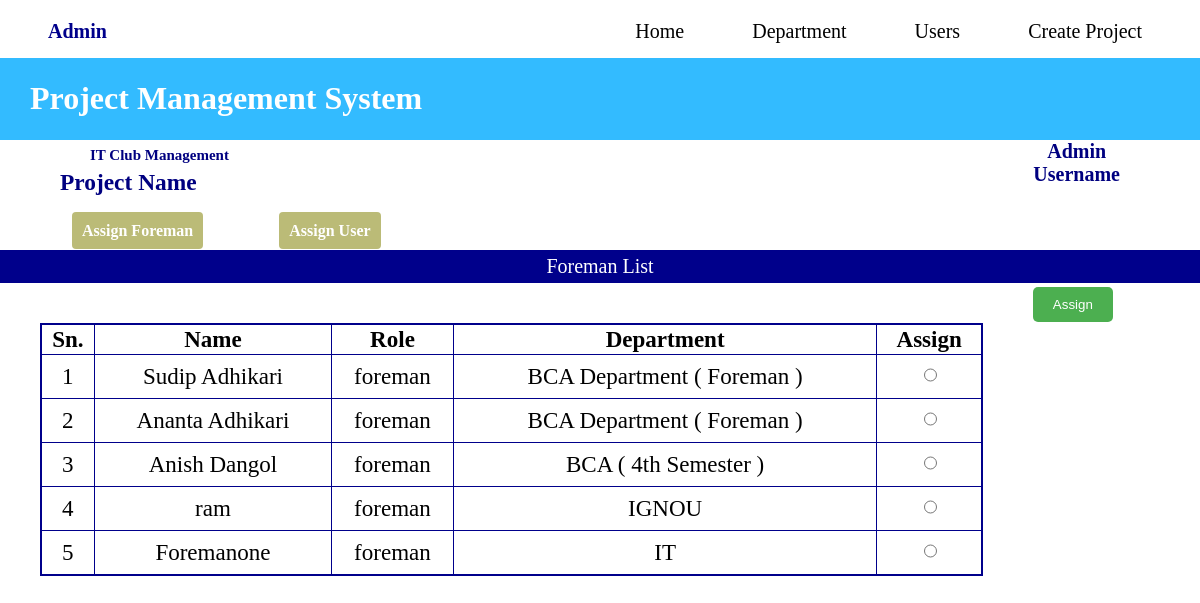
The app's page /Assignment/foremanAssignProject.php?p_id=9 (signed in), older data.
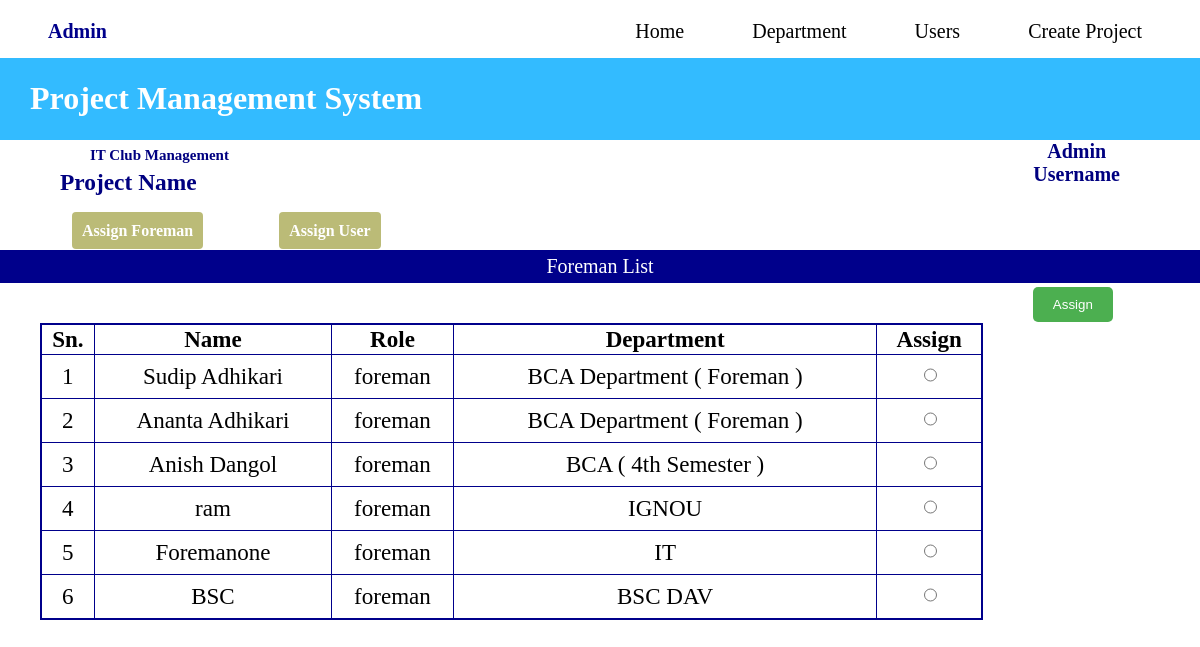
The same page, newer data.
### tables this page shows
CREATE TABLE `users` (
  `id` int(11) NOT NULL,
  `fullname` varchar(255) NOT NULL,
  `email` varchar(50) DEFAULT NULL,
  `phone` int(11) DEFAULT NULL,
  `address` varchar(255) NOT NULL,
  `username` varchar(255) DEFAULT NULL,
  `password` varchar(255) DEFAULT NULL,
  `department_id` int(11) DEFAULT NULL,
  `role` varchar(20) NOT NULL,
  `created_date` timestamp NOT NULL DEFAULT current_timestamp() ON UPDATE current_timestamp()
);

CREATE TABLE `department` (
  `dpt_id` int(11) NOT NULL,
  `department_name` varchar(255) NOT NULL,
  `created_date` timestamp NOT NULL DEFAULT current_timestamp() ON UPDATE current_timestamp()
);

### Assignment/foremanAssignProject.php (the view, shortened to what this page needs)
<?php
include '../dbconnect/dbconnect.php';
$userType= $_SESSION["user_type"];
$project_id = $_GET['p_id'];
?>
<!DOCTYPE html>
<html lang="en">
<head>
    <link rel="stylesheet" href="../css/headpname.css">
    <link rel="stylesheet" href="../css/assignment.css">
</head>
<body>
    <?php
    if($userType=="admin")
{?>
    <?php
        if($userType== "admin")
        {
                include "../interface_nav.php";
                include "./header/header.php";
        }?>
        <br>
    <?php
    if(!($userType=="user" || $userType=="foreman")){?>
    <div class="layout">
           <a href="./foremanAssignProject.php?p_id=<?php echo $project_id; ?>" id="assign_user">Assign Foreman</a>
           <a href="./userAssignProject.php?p_id=<?php echo $project_id; ?>" id="assign_user">Assign User</a>
           </div>
        <?php
        }?>
    <center><div Class="foreman_nav">Foreman List</div></center>
        <div class="showforeman">
            <div class="foremantableview">
                <form action="" method="POST">
                    <table border="1">
                        <?php
                            $sn=1;
                            $query_users_view="SELECT * from users where role='foreman'";
                            $result_view=mysqli_query($conn,$query_users_view);
                            $num_view=mysqli_num_rows($result_view);
                            if($num_view>0)
                            {?>
                                <tr>
                                <th>Sn.</th>
                                <th>Name</th>
                                <th>Role</th>
                                <th>Department</th>
                                <th>Assign</th>
                                </tr>
                                <?php
                                while($row=mysqli_fetch_assoc($result_view))
                                {
                                    $foreman_id=$row['id'];
                                    $fullname=$row['fullname'];
                                    $role=$row['role'];
                                    $dpt_id=$row['department_id'];
                                    ?>
                                    <tr>
                                        <td><?php echo  $sn ?></td>
                                        <td><?php echo $fullname  ?></td>
                                        <td><?php echo $role ?></td>
                                        <?php
                                            $query_department_view="SELECT * from department where dpt_id='$dpt_id'";
                                            $dpt_result_view=mysqli_query($conn,$query_department_view);
                                            $row=mysqli_fetch_assoc($dpt_result_view);
                                            $dpt_name=$row['department_name'];
                                        ?>
                                        <td><?php echo $dpt_name ?></td>
                                        <td><input type="radio" name="checked_id" value="<?php echo $foreman_id; ?>" class="checkbox">
                                        </td>
                                        <?php $sn++; ?>
                                    </tr>
                                    <?php
                                }
                            }
                            else
                            {
                                echo "No Foreman Found.";
                            }
                        ?>
                    </table>
                    </div>
                <div class="foremansubmitview">
                <input type="submit"  value="Assign" name="submit" class="btn_done">
        <br><br>
        </div>
    </div>
    <?php
    }
    else
    {
        echo "Access Forbidden";
    }?>
</body>
</html>

Row changes from the older to the newer data that the page shows:
added users: fullname "BSC", role "foreman", department.department_name "BSC DAV"
